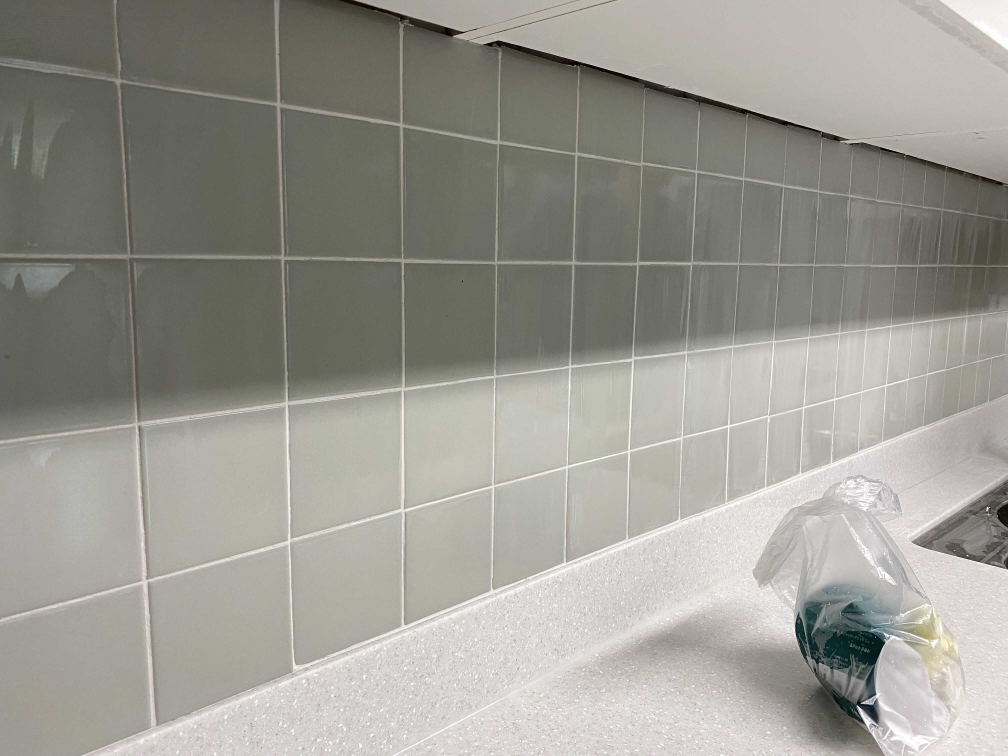
#> input picture 2.jpg, 4032 x 3024 px (shown at 1/4 size)
$ python ImgaeProcessing.py
#> lines starting #> are read from the running program, lines starting #| are printed output that depends on the picture
### ransac_wiki.py
from copy import copy
import numpy as np
from numpy.random import default_rng
rng = default_rng()


class RANSAC:
    def __init__(self, n=10, k=100, t=0.05, d=10, model=None, loss=None, metric=None):
        self.n = n              # `n`: Minimum number of data points to estimate parameters
        self.k = k              # `k`: Maximum iterations allowed
        self.t = t              # `t`: Threshold value to determine if points are fit well
        self.d = d              # `d`: Number of close data points required to assert model fits well
        self.model = model      # `model`: class implementing `fit` and `predict`
        self.loss = loss        # `loss`: function of `y_true` and `y_pred` that returns a vector
        self.metric = metric    # `metric`: function of `y_true` and `y_pred` and returns a float
        self.best_fit = None
        self.best_error = np.inf

    def fit(self, X, y):
        for _ in range(self.k):
            ids = rng.permutation(X.shape[0])

            maybe_inliers = ids[: self.n]
            maybe_model = copy(self.model).fit(X[maybe_inliers], y[maybe_inliers])

            thresholded = (
                self.loss(y[ids][self.n :], maybe_model.predict(X[ids][self.n :]))
                < self.t
            )

            inlier_ids = ids[self.n :][np.flatnonzero(thresholded).flatten()]

            if inlier_ids.size > self.d:
                inlier_points = np.hstack([maybe_inliers, inlier_ids])
                better_model = copy(self.model).fit(X[inlier_points], y[inlier_points])

                this_error = self.metric(
                    y[inlier_points], better_model.predict(X[inlier_points])
                )

                if this_error < self.best_error:
                    self.best_error = this_error
                    self.best_fit = maybe_model

        return self

    def predict(self, X):
        return self.best_fit.predict(X)

def square_error_loss(y_true, y_pred):
    return (y_true - y_pred) ** 2


def mean_square_error(y_true, y_pred):
    return np.sum(square_error_loss(y_true, y_pred)) / y_true.shape[0]


class LinearRegressor:
    def __init__(self):
        self.params = None

    def fit(self, X: np.ndarray, y: np.ndarray):
        r, _ = X.shape
        X = np.hstack([np.ones((r, 1)), X])
        self.params = np.linalg.inv(X.T @ X) @ X.T @ y
        return self

    def predict(self, X: np.ndarray):
        r, _ = X.shape
        X = np.hstack([np.ones((r, 1)), X])
        return X @ self.params


# [19 lines that do not run on import are left out]

### ImgaeProcessing.py
import cv2
import matplotlib.pyplot as plt
import numpy as np

dir = "./2.jpg"
src = cv2.imread(dir)
#> src is the input picture: shape (3024, 4032, 3); mean B, G, R 145.5, 153.3, 155.1

print(np.shape(src))
#| (3024, 4032, 3)
def homography(src):
    width = np.shape(src)[0]
#> width = 3024
    height = np.shape(src)[1]
#> height = 4032
    pts1 = np.float32([[460,310], [570,2340], [2590, 640], [2530,1820]])
    pts2 = np.float32([[0,0], [0, height], [width, 0],[width, height]])
    matrix = cv2.getPerspectiveTransform(pts1, pts2)
    homography = cv2.warpPerspective(src, matrix, (width, height))
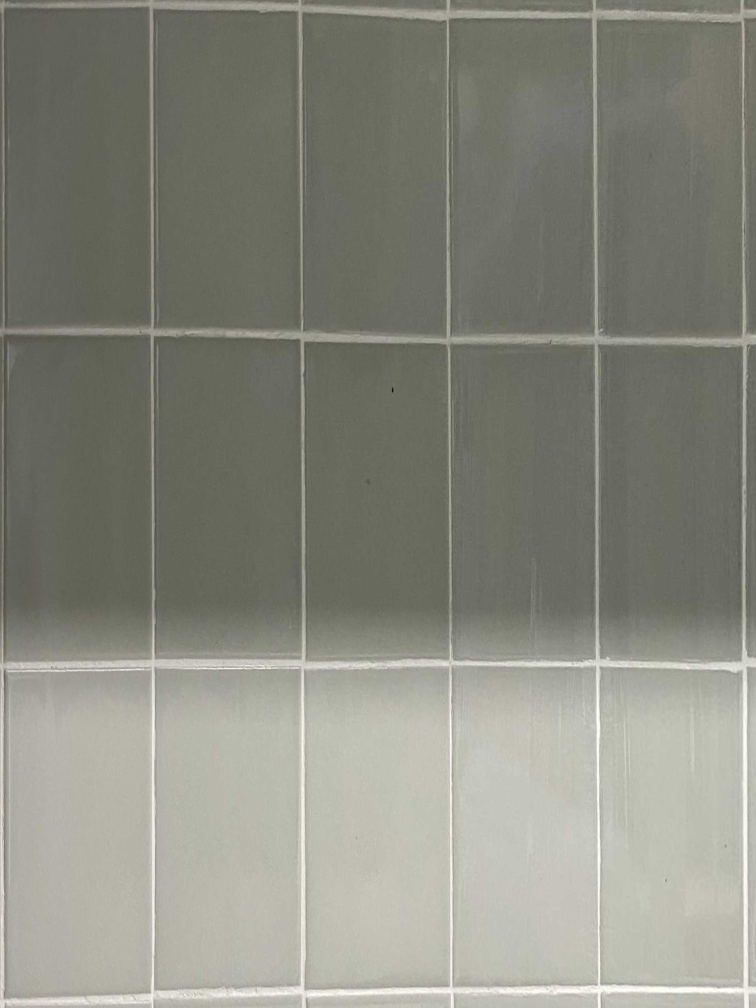
#> homography: shape (4032, 3024, 3) (shown at 1/4 size); mean B, G, R 126.7, 137.3, 136.7
    return homography

def cannyedge(img):
    gray = cv2.cvtColor(img, cv2.COLOR_BGR2GRAY)
    edges = cv2.Canny(gray, 50, 100, apertureSize = 3)
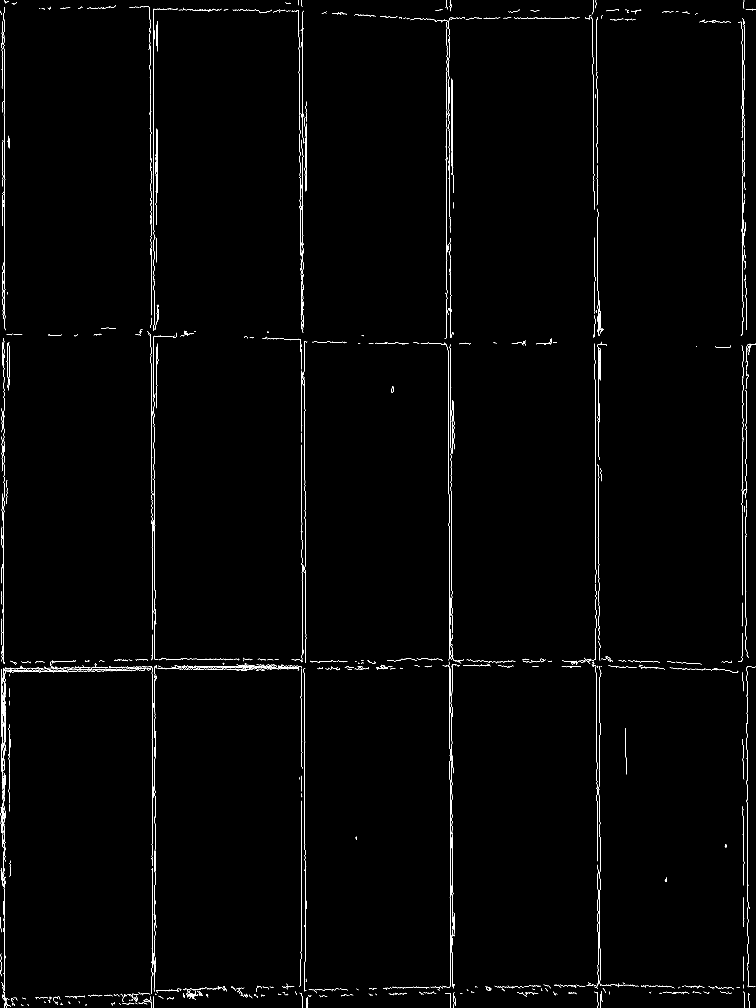
#> edges: shape (4032, 3024) (shown at 1/4 size); 0.62% white in thin lines or dots
    edges_true = np.where(edges == 255)
#> edges_true = 75245 positions, rows 0 to 4031, columns 0 to 3023
    print(edges_true)
#> (printed output is left out)
    X_data = edges_true[0]
    Y_data = edges_true[1]
    return X_data, Y_data

if __name__ == "__main__":
    x, y = cannyedge(homography(src))
    from ransac_wiki import RANSAC, LinearRegressor, square_error_loss, mean_square_error
    regressor = RANSAC(model=LinearRegressor(), loss=square_error_loss, metric=mean_square_error)

    ransac_X = np.array(x).reshape(-1,1)
    ransac_y = np.array(y).reshape(-1,1)

    regressor.fit(ransac_X, ransac_y)
#> the loop in fit, `for _ in range(self.k):` made 100 passes
#> (this_error, self.best_error) on passes 5, 10, 38, 55: (156227.6, 156227.6), (62296, 62296), (62035.2, 62035.2), (24644.7, 24644.7)
#> this_error on passes 6, 8, 9, 11, 13, 14: 167761.3, 398412.9, 337154.9, 335767.2, 313982.4, 179231.1
#> after the loop in fit, `for _ in range(self.k):`: self.best_error = 24644.7

    import matplotlib.pyplot as plt
    plt.style.use("seaborn-darkgrid")
    fig, ax = plt.subplots(1, 1)
    ax.set_box_aspect(1)

    # plt.scatter(ransac_X, ransac_y)

    line = np.linspace(-1, 1, num=100).reshape(-1, 1)
    plt.plot(line, regressor.predict(line), c="peru")
    plt.show()
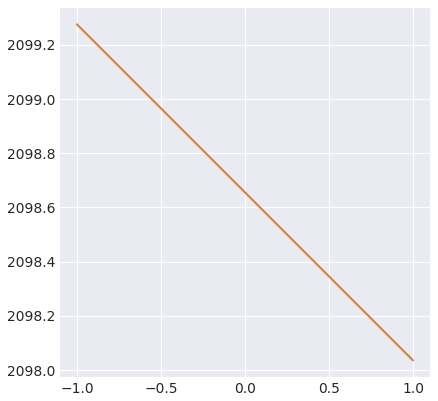
#> figure drawn by matplotlib, 1 panel; curve peaks at x = -1, y = 2099.3
